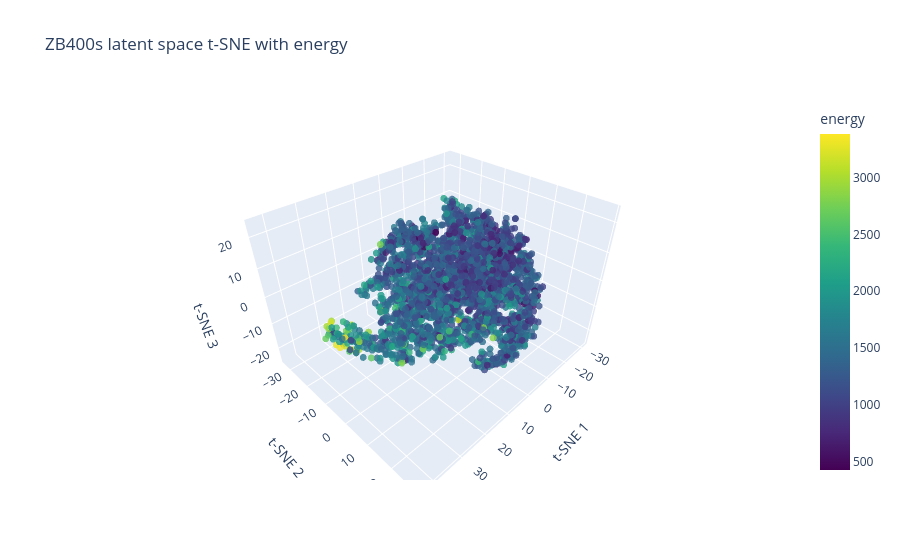

Here is the notebook cell this chart was saved with:
### Code cell
import pandas as pd
df = pd.DataFrame({
    "x": latent_3d[:, 0],
    "y": latent_3d[:, 1],
    "z": latent_3d[:, 2],
    "energy": energy[:nmax]
})

fig = px.scatter_3d(
    df,
    x="x", y="y", z="z",
    color="energy",
    color_continuous_scale="Viridis",
    opacity=0.8,
    title = "ZB400s latent space t-SNE with energy"
)

fig.update_layout(
    scene=dict(
        xaxis_title="t-SNE 1",
        yaxis_title="t-SNE 2",
        zaxis_title="t-SNE 3"
    )
)
fig.update_traces(marker=dict(size=4))  

fig.show()

### Figure 1 — Plotly figure (JSON) as saved in the notebook; plotly's stock layout.template omitted (floating-point values rounded to 4 significant figures; data arrays with more than 128 entries replaced by an {"elided": "..."} marker saying what was removed)
{"data": [{"hovertemplate": "x=%{x}<br>y=%{y}<br>z=%{z}<br>energy=%{marker.color}<extra></extra>", "legendgroup": "", "marker": {"color": {"elided": "3000 int values"}, "coloraxis": "coloraxis", "opacity": 0.8, "size": 4, "symbol": "circle"}, "mode": "markers", "name": "", "scene": "scene", "showlegend": false, "type": "scatter3d", "x": {"elided": "3000 float values"}, "y": {"elided": "3000 float values"}, "z": {"elided": "3000 float values"}}], "layout": {"coloraxis": {"colorbar": {"title": {"text": "energy"}}, "colorscale": [[0, "#440154"], [0.1111, "#482878"], [0.2222, "#3e4989"], [0.3333, "#31688e"], [0.4444, "#26828e"], [0.5556, "#1f9e89"], [0.6667, "#35b779"], [0.7778, "#6ece58"], [0.8889, "#b5de2b"], [1, "#fde725"]]}, "legend": {"tracegroupgap": 0}, "scene": {"domain": {"x": [0, 1], "y": [0, 1]}, "xaxis": {"title": {"text": "t-SNE 1"}}, "yaxis": {"title": {"text": "t-SNE 2"}}, "zaxis": {"title": {"text": "t-SNE 3"}}}, "title": {"text": "ZB400s latent space t-SNE with energy"}}}
